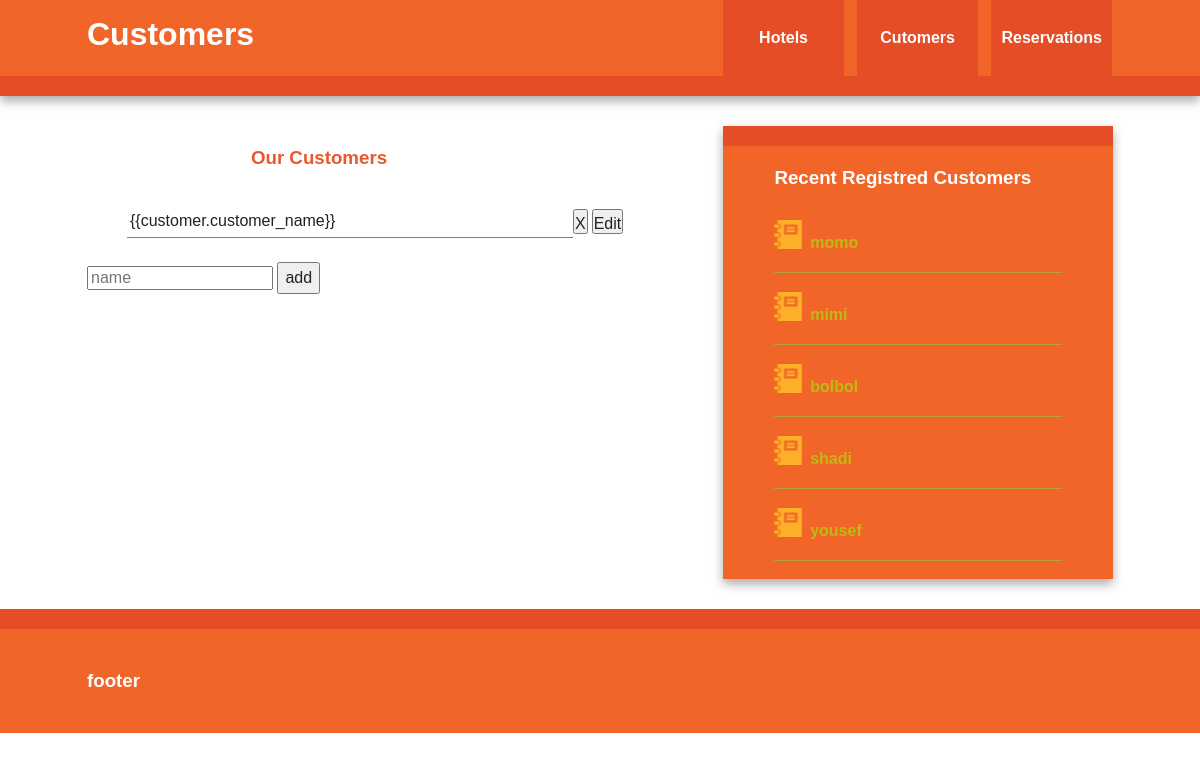
Page /reservation/allcustomers on the earlier database version.
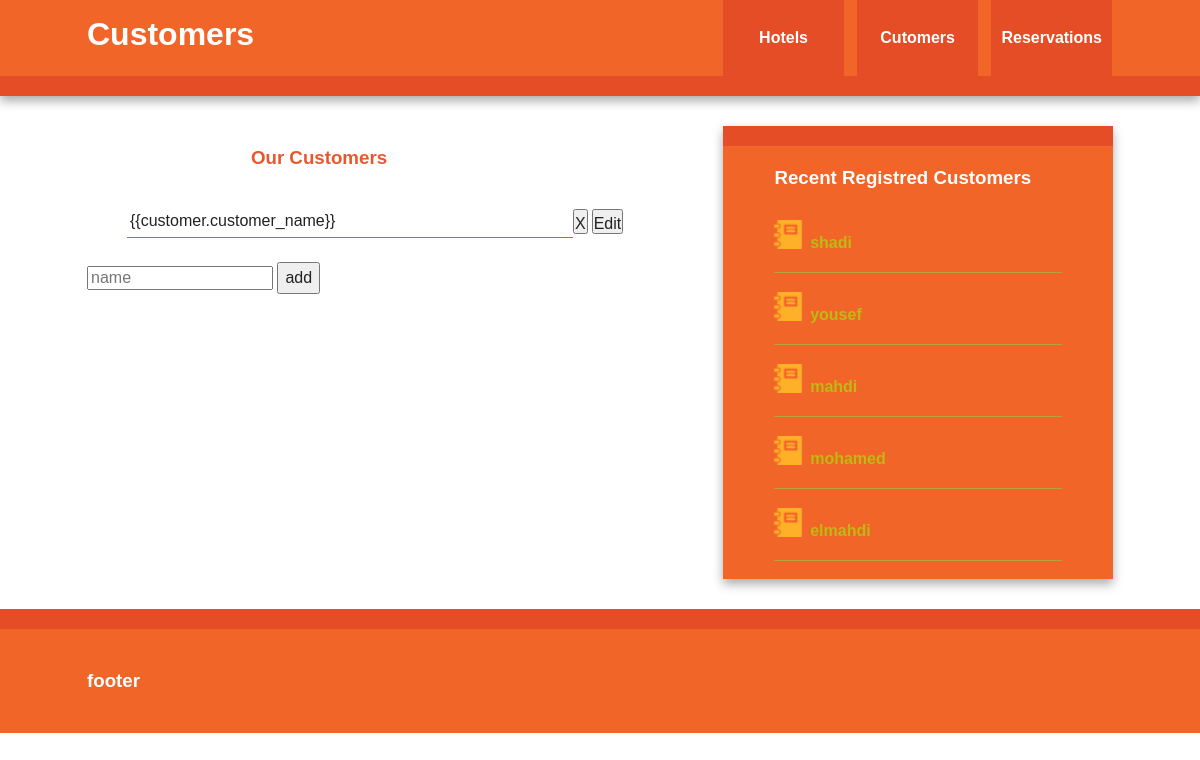
Same page on the later database version.
### reservation/models.py (models this page shows, shortened)
class Customer(models.Model):
    customer_name = models.CharField(max_length=50)
    customer_number = models.CharField(max_length=50)

### reservation/views.py (the view)
# urls.py: url(r'allcustomers',AllCustomers),
def AllCustomers(request):
    return render(request,"reservation/customers.html",{'customers':Customer.objects.all(),'recentcustomers': Customer.objects.filter().order_by("-id")[:5]})

### templates/reservation/customers.html
{% extends 'base.html' %}
{% block title %}
Customers
{% endblock %}
{% block content %}
<h3 style="color: rgb(232, 88, 44);width: 464px;text-align: center">Our Customers</h3>
{% verbatim %}
<div ng-controller="Customers">
  <ul style="display:inline-block;">
    <div ng-repeat="customer in customers">
      <div>
        <li style="padding: 3px;border-bottom: 0.5px solid rgb(24, 197, 24);width: 440px;float: left;list-style: none">{{customer.customer_name}}</li><button ng-click="delete_customer(customer.id)" style="padding:0px;margin:0px;margin-top: 3.5px;height: 25px;float: left;margin-right: 4px;">X</button><button ng-click="update_customer(customer.id,new_customer)" style="padding:0px;margin:0px;margin-top: 3.5px;height: 25px;float: left;">Edit</button>
      </div>
    </div>
  </ul>
  <input type="text" placeholder="name" ng-model="new_customer"/>
  <button ng-click="add_new_customer(new_customer)">add</button>
</div>
{% endverbatim %}
{% endblock %}
{% block recent %}
<h3>Recent Registred Customers</h3>
{% for cus in recentcustomers %}
<div style="padding-top:5px;display:inline-block;border-bottom: 0.5px #b6a339 solid;width: 100%;">
  <img src="../../static/images/dossier.png"  style="padding: 0px;padding-top:6px;float: left;width: 10%;">
  <p style="float:left;padding-left: 7px;font-weight:bold;color:rgb(191,185,17);">{{cus.customer_name}}</p>
</div>
{% endfor %}
{% endblock %}

Differences in the rows shown:
removed Customer: customer_name "momo"
removed Customer: customer_name "mimi"
removed Customer: customer_name "bolbol"
now on this page (row unchanged): Customer: customer_name "mahdi"
now on this page (row unchanged): Customer: customer_name "mohamed"
now on this page (row edited): Customer: customer_name "elmahdi"
